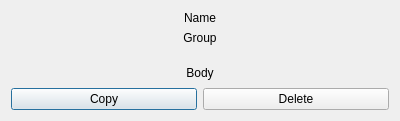
<?xml version="1.0" encoding="UTF-8"?>
<ui version="4.0">
 <class>NoteView</class>
 <widget class="QDialog" name="NoteView">
  <property name="geometry">
   <rect>
    <x>0</x>
    <y>0</y>
    <width>400</width>
    <height>121</height>
   </rect>
  </property>
  <property name="windowTitle">
   <string>View Note</string>
  </property>
  <layout class="QVBoxLayout" name="verticalLayout">
   <item>
    <widget class="QLabel" name="lbl_name">
     <property name="text">
      <string>Name</string>
     </property>
     <property name="alignment">
      <set>Qt::AlignCenter</set>
     </property>
    </widget>
   </item>
   <item>
    <widget class="QLabel" name="lbl_group">
     <property name="text">
      <string>Group</string>
     </property>
     <property name="alignment">
      <set>Qt::AlignCenter</set>
     </property>
    </widget>
   </item>
   <item>
    <widget class="QLabel" name="lbl_body">
     <property name="styleSheet">
      <string notr="true">margin-top: 15px;</string>
     </property>
     <property name="text">
      <string>Body</string>
     </property>
     <property name="alignment">
      <set>Qt::AlignCenter</set>
     </property>
     <property name="wordWrap">
      <bool>true</bool>
     </property>
    </widget>
   </item>
   <item>
    <spacer name="verticalSpacer">
     <property name="orientation">
      <enum>Qt::Vertical</enum>
     </property>
     <property name="sizeHint" stdset="0">
      <size>
       <width>20</width>
       <height>40</height>
      </size>
     </property>
    </spacer>
   </item>
   <item>
    <layout class="QHBoxLayout" name="horizontalLayout">
     <item>
      <widget class="QPushButton" name="btn_copy">
       <property name="text">
        <string>Copy</string>
       </property>
      </widget>
     </item>
     <item>
      <widget class="QPushButton" name="btn_delete">
       <property name="text">
        <string>Delete</string>
       </property>
      </widget>
     </item>
    </layout>
   </item>
  </layout>
 </widget>
 <resources/>
 <connections/>
</ui>
